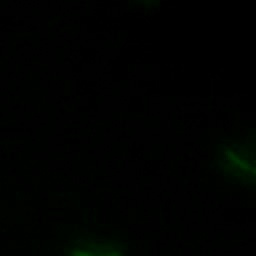
#> input picture dataset/images/train/sub0_0_10.jpg, 256 x 256 px, given as the content of the folder raw/sub_images/, which was not available
$ python DatasetCreator.py
#> lines starting #> are read from the running program, lines starting #| are printed output that depends on the picture; after the words box and inside, x2 and y2 are one past the last pixel; in counts of white or black regions, pixels touching at a corner belong together; pictures that were not available may be replaced by others from this repository, and a replacement may not be noted
import cv2
import numpy as np
import os

class DatasetCreator :

    def __init__(self, path_to_raw_images,path_to_ds) :

        self.path_to_raw_images = path_to_raw_images
        self.path_to_ds  = path_to_ds
        self.valid_images_ext = [".jpg",".png"]

        if not os.path.exists(self.path_to_ds):
            self.CreateFolderArchitecture()


    def CreateFolderArchitecture(self):

        os.makedirs(self.path_to_ds+"/images/train")
        os.makedirs(self.path_to_ds+"/images/val")
        os.makedirs(self.path_to_ds+"/images/test")
        os.makedirs(self.path_to_ds+"/images/groundtruths")

        os.makedirs(self.path_to_ds+"/labels/train")
        os.makedirs(self.path_to_ds+"/labels/val")
        os.makedirs(self.path_to_ds+"/labels/test")

    def CheckTreashold(self, index) :

        img = cv2.imread(self.path_to_raw_images+"/img"+str(index)+".jpg")
        img_HSV = cv2.cvtColor(img, cv2.COLOR_BGR2HSV)

        lower_limit = np.array([0, 0, 90])
        upper_limit = np.array([179, 255, 255])
        mask = cv2.inRange(img_HSV, lower_limit, upper_limit)
        img_Filtered = cv2.bitwise_and(img,img,mask=mask)

        contours, _ = cv2.findContours(mask, cv2.RETR_TREE, cv2.CHAIN_APPROX_SIMPLE)

        for c in contours :
            x, y, w, h = cv2.boundingRect(c)
            cv2.rectangle(img_Filtered, (x, y), (x + w, y + h), (255, 0, 0), 2)

        dimg = cv2.resize(img_Filtered, (round(mask.shape[1] / 4), round(mask.shape[0] / 4)))
        oi =   cv2.resize(img, (round(mask.shape[1] / 4), round(mask.shape[0] / 4)))

        cv2.imshow("Labeled", dimg)
        cv2.imshow("Origin", oi)
        cv2.waitKey(0)
        cv2.destroyAllWindows()

    def LabelFolder(self, dest, N_fill, N_empty) :

#> called with dest = 'train/', N_fill = 450, N_empty = 50
        cnt_empty = 0
        cnt_fill = 0
        #Create folder
        if not os.path.exists(self.path_to_ds):
            self.CreateFolderArchitecture()


        for f in os.listdir(self.path_to_raw_images) :
            name,ext = os.path.splitext(f)
            print(name)

            if ext.lower() not in self.valid_images_ext:
                print("pass")
                continue

            f = self.path_to_raw_images+"/"+f
            img = cv2.imread(f)
#> img is the input picture: shape (256, 256, 3); mean B, G, R 0.4, 1.9, 0.4
            img_h, img_w = img.shape[:2]
#> img_h = 256; img_w = 256
            img_HSV = cv2.cvtColor(img, cv2.COLOR_BGR2HSV)
#> img_HSV: shape (256, 256, 3); mean H, S, V 23, 99.6, 1.9

            lower_limit = np.array([0, 0, 30])
            upper_limit = np.array([179, 255, 255])

            img_HSV[:,0,:] = cv2.equalizeHist(img_HSV[:,0,:])
#> img_HSV: shape (256, 256, 3); mean H, S, V 23.2, 99.6, 2.2
            mask = cv2.inRange(img_HSV, lower_limit, upper_limit)
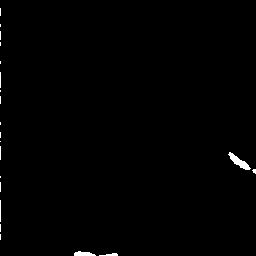
#> mask: shape (256, 256); 0.62% white; 21 white regions (17 under 20 px), largest, box (x1, y1, x2, y2) and area: (228, 152, 251, 170) 152, (74, 251, 96, 256) 79, (99, 253, 118, 256) 36, (0, 200, 1, 222) 22
            mask = cv2.morphologyEx(mask,cv2.MORPH_OPEN,np.ones((3,3),np.uint8),iterations=2)
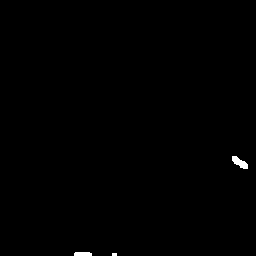
#> mask: shape (256, 256); 0.3% white; 3 white regions (1 under 20 px)
            img_Filtered = cv2.bitwise_and(img,img,mask=mask)

            contours, _ = cv2.findContours(mask, cv2.RETR_TREE, cv2.CHAIN_APPROX_SIMPLE)
#> contours = 3 contours, 1 with area under 20; largest, box (x1, y1, x2, y2) and area: (232, 156, 248, 169) 94, (74, 252, 92, 256) 49

            with open(self.path_to_ds+"labels/"+dest+name+".txt", "w") as file:
                empty = True
                for i,c in enumerate(contours) :
                    x, y, w, h = cv2.boundingRect(c)
                    cv2.rectangle(img, (x, y), (x + w, y + h), (255, 0, 0), 2)
                    file.write(f"0 {(2*x+w)/(2*img_w)} {(2*y+h)/(2*img_h)} {w/img_w} {h/img_h}\n")
                    empty = False
#> this loop made 3 passes
#> (x, y, w, h) on passes 2 to 3: (74, 252, 18, 4), (232, 156, 16, 13)
#> (c, x, y, w, h) on pass 1: ([[112, 253], [112, 255], [116, 255], [116, 253]], 112, 253, 5, 3)
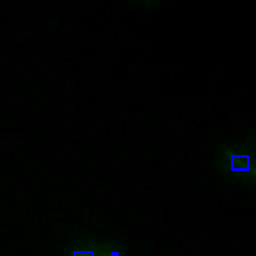
#> img: shape (256, 256, 3); 0.44% of pixels changed, all inside (x1, y1, x2, y2) = (73, 155, 250, 256)

                if (empty == True and cnt_empty<N_empty) :
                    cv2.imwrite(self.path_to_ds+"images/"+dest+name+".jpg", img)
                    cv2.imwrite(self.path_to_ds+"images/groundtruths/"+name+".jpg", img)
                    cnt_empty += 1

                if (empty == False and cnt_fill<N_fill) :
                    cv2.imwrite(self.path_to_ds+"images/"+dest+name+".jpg", img)
                    cv2.imwrite(self.path_to_ds+"images/groundtruths/"+name+".jpg", img)
                    cnt_fill += 1
        print("Total of "+str(cnt_fill)+" fill images and "+str(cnt_empty)+" empty images")
if __name__ == "__main__":

    # Raw Images
    path_to_images_to_label = "raw/sub_images/"
    # Creating a YOLOv5 dataset structure
    path_to_dataset = "datasets/500IMGS/"

    DSC = DatasetCreator(path_to_images_to_label,path_to_dataset)
    DSC.LabelFolder(dest="train/",N_empty=50, N_fill=450) #Everything to training

    #L.CheckTreashold(3)

$ run again, on dataset/images/train/sub0_4_10.jpg
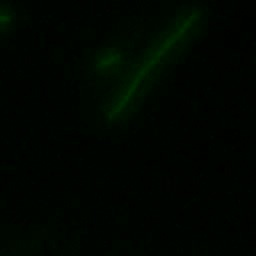
#> input picture dataset/images/train/sub0_4_10.jpg, 256 x 256 px, given as the content of the folder raw/sub_images/, which was not available
#> in LabelFolder, img is the input picture: shape (256, 256, 3); mean B, G, R 0.2, 5.9, 0.3
#> in LabelFolder, `mask = cv2.morphologyEx(mask,cv2.MORPH_OPEN,np.ones((3,3),np.uint8),it..`:
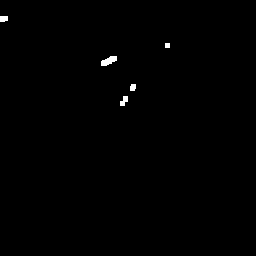
#> mask: shape (256, 256); 0.4% white; 5 white regions
#> contours = 5 contours, 1 with area under 20; largest, box (x1, y1, x2, y2) and area: (101, 56, 117, 66) 82, (120, 96, 128, 106) 37, (0, 16, 8, 22) 32, (130, 84, 136, 91) 27
#> the loop in LabelFolder, `for i,c in enumerate(contours) :` made 5 passes
#> (x, y, w, h) on passes 1, 2, 3, 5: (120, 96, 8, 10), (130, 84, 6, 7), (101, 56, 16, 10), (0, 16, 8, 6)
#> after the loop in LabelFolder, `for i,c in enumerate(contours) :`:
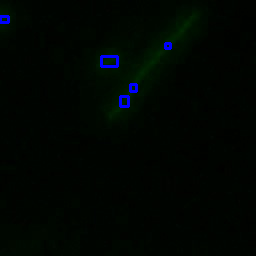
#> img: shape (256, 256, 3); 0.7% of pixels changed, all inside (x1, y1, x2, y2) = (0, 15, 172, 108)

$ run again, on dataset/images/train/sub0_5_10.jpg
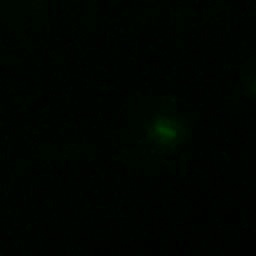
#> input picture dataset/images/train/sub0_5_10.jpg, 256 x 256 px, given as the content of the folder raw/sub_images/, which was not available
#> in LabelFolder, img is the input picture: shape (256, 256, 3); mean B, G, R 0.1, 4.7, 0.2
#> in LabelFolder, `mask = cv2.morphologyEx(mask,cv2.MORPH_OPEN,np.ones((3,3),np.uint8),it..`:
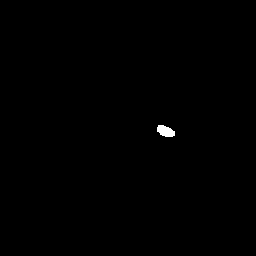
#> mask: shape (256, 256); 0.24% white; 1 white region
#> contours = 1 contour; box (x1, y1, x2, y2) and area: (157, 125, 175, 137) 133
#> the loop in LabelFolder, `for i,c in enumerate(contours) :` made 1 pass
#> (x, y, w, h, empty) on pass 1: (157, 125, 18, 12, False)
#> after the loop in LabelFolder, `for i,c in enumerate(contours) :`:
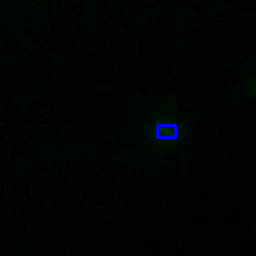
#> img: shape (256, 256, 3); 0.27% of pixels changed, all inside (x1, y1, x2, y2) = (156, 124, 177, 139)
